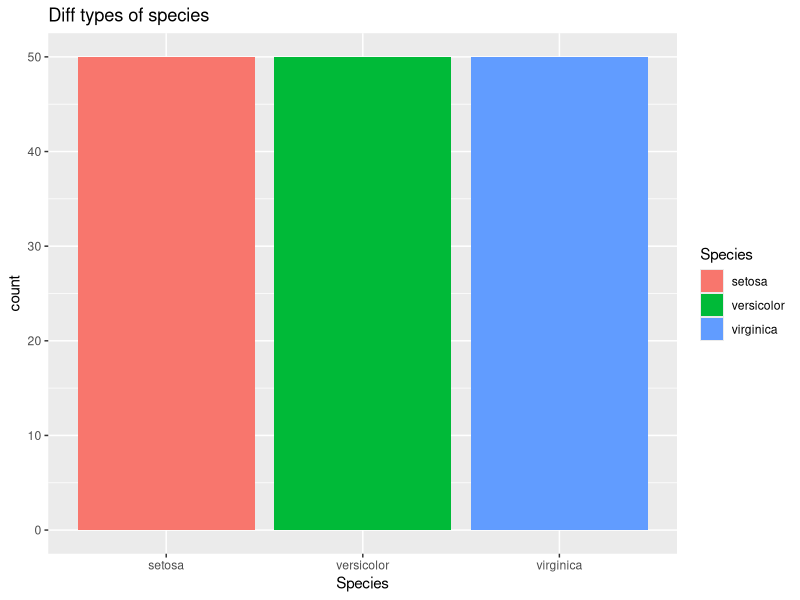
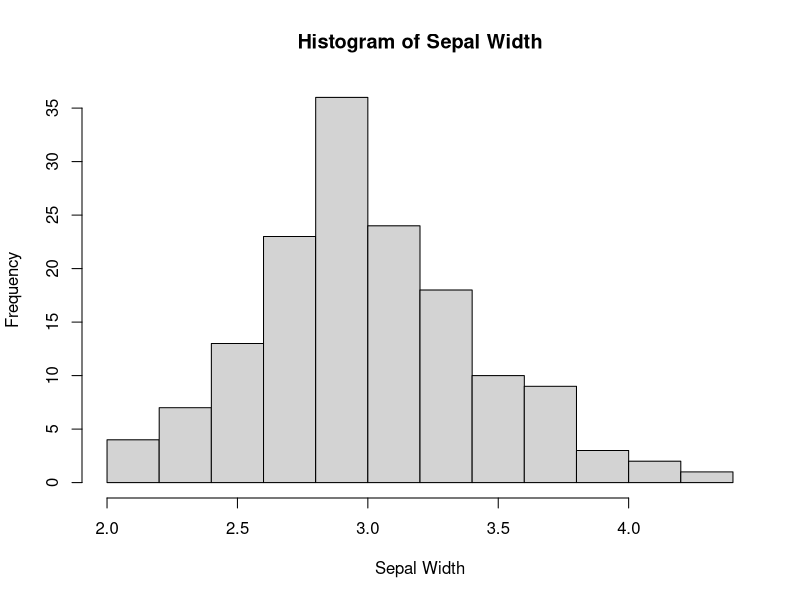
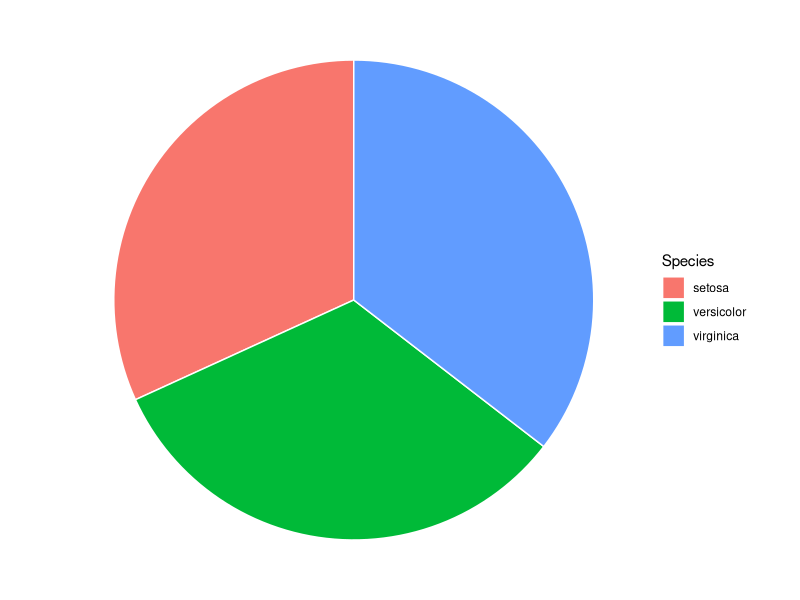
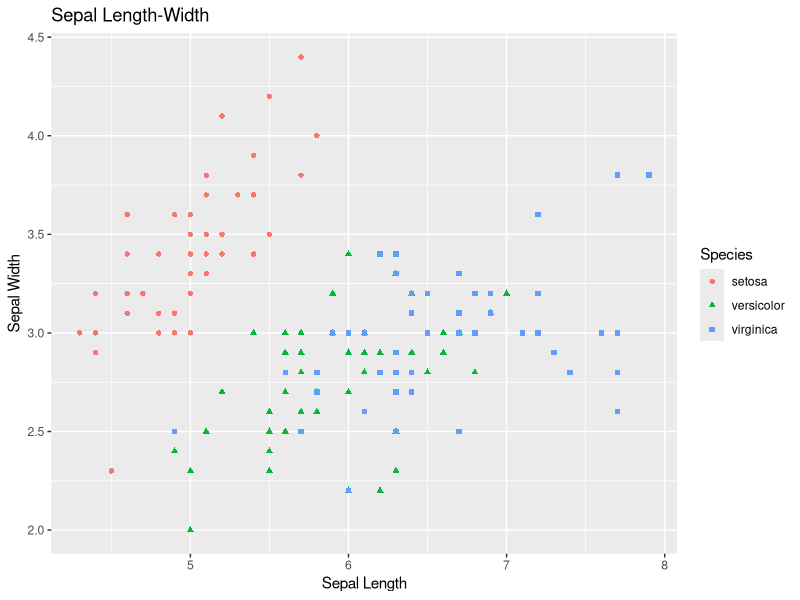
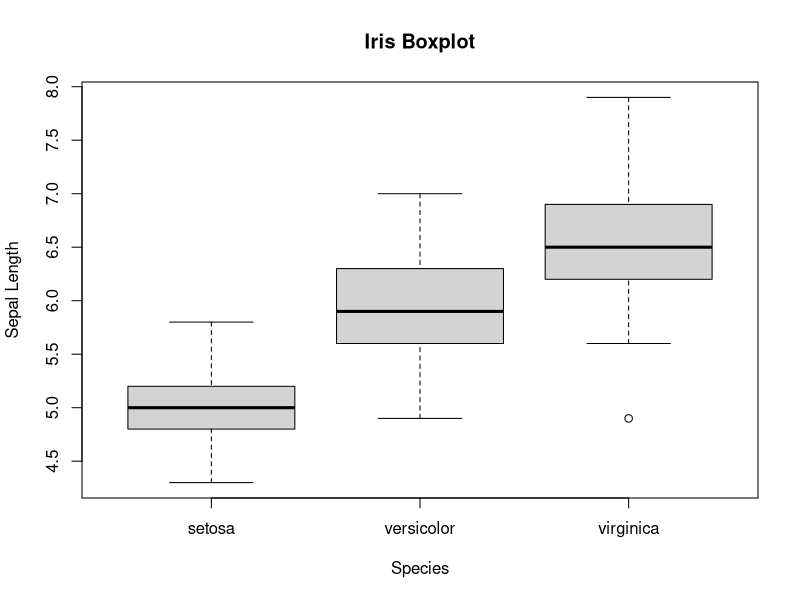

Here is the R script that generated these plots, in order:
rm(list=ls())

library(MASS)
library(ggplot2)
newdata<- na.omit(iris)

ggplot(data=newdata,mapping=aes(x=Species,fill=Species))+geom_bar()+ggtitle("Diff types of species")


hist(iris$Sepal.Width, freq=NULL, density=NULL, breaks=12,xlab="Sepal Width", ylab="Frequency", main="Histogram of Sepal Width")

set.seed(1234)
iris1 <- iris[sample(1:nrow(iris), 110), ]
pie <- ggplot(iris1, aes(x=factor(1), fill=Species)) +geom_bar( width=1, color="White") + labs(x="", y="")+theme_void()
pie + coord_polar(theta="y")

scatter <- ggplot(data=iris, aes(x = Sepal.Length, y = Sepal.Width)) 
scatter + geom_point(aes(color=Species, shape=Species)) +xlab("Sepal Length") +  ylab("Sepal Width") +ggtitle("Sepal Length-Width")


boxplot(Sepal.Length~Species,data=iris, xlab="Species", ylab="Sepal Length", main="Iris Boxplot")